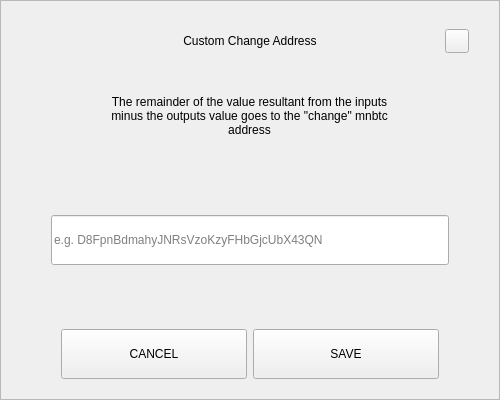
<?xml version="1.0" encoding="UTF-8"?>
<ui version="4.0">
 <class>SendChangeAddressDialog</class>
 <widget class="QDialog" name="SendChangeAddressDialog">
  <property name="geometry">
   <rect>
    <x>0</x>
    <y>0</y>
    <width>500</width>
    <height>400</height>
   </rect>
  </property>
  <property name="windowTitle">
   <string>Dialog</string>
  </property>
  <layout class="QVBoxLayout" name="verticalLayout">
   <property name="spacing">
    <number>0</number>
   </property>
   <property name="leftMargin">
    <number>0</number>
   </property>
   <property name="topMargin">
    <number>0</number>
   </property>
   <property name="rightMargin">
    <number>0</number>
   </property>
   <property name="bottomMargin">
    <number>0</number>
   </property>
   <item>
    <widget class="QFrame" name="frame">
     <property name="styleSheet">
      <string notr="true"/>
     </property>
     <property name="frameShape">
      <enum>QFrame::StyledPanel</enum>
     </property>
     <property name="frameShadow">
      <enum>QFrame::Raised</enum>
     </property>
     <layout class="QVBoxLayout" name="verticalLayout_2" stretch="0,0,0,0,0,0,0">
      <property name="spacing">
       <number>0</number>
      </property>
      <property name="leftMargin">
       <number>30</number>
      </property>
      <property name="topMargin">
       <number>20</number>
      </property>
      <property name="rightMargin">
       <number>30</number>
      </property>
      <property name="bottomMargin">
       <number>20</number>
      </property>
      <item>
       <layout class="QHBoxLayout" name="horizontalLayout_3">
        <property name="spacing">
         <number>0</number>
        </property>
        <item>
         <spacer name="horizontalSpacer_2">
          <property name="orientation">
           <enum>Qt::Horizontal</enum>
          </property>
          <property name="sizeHint" stdset="0">
           <size>
            <width>40</width>
            <height>20</height>
           </size>
          </property>
         </spacer>
        </item>
        <item>
         <widget class="QLabel" name="labelTitle">
          <property name="minimumSize">
           <size>
            <width>0</width>
            <height>40</height>
           </size>
          </property>
          <property name="maximumSize">
           <size>
            <width>16777215</width>
            <height>40</height>
           </size>
          </property>
          <property name="styleSheet">
           <string notr="true">padding-left:24px;</string>
          </property>
          <property name="text">
           <string>Custom Change Address</string>
          </property>
          <property name="alignment">
           <set>Qt::AlignCenter</set>
          </property>
          <property name="margin">
           <number>7</number>
          </property>
         </widget>
        </item>
        <item>
         <spacer name="horizontalSpacer">
          <property name="orientation">
           <enum>Qt::Horizontal</enum>
          </property>
          <property name="sizeHint" stdset="0">
           <size>
            <width>40</width>
            <height>20</height>
           </size>
          </property>
         </spacer>
        </item>
        <item>
         <widget class="QPushButton" name="btnEsc">
          <property name="minimumSize">
           <size>
            <width>24</width>
            <height>24</height>
           </size>
          </property>
          <property name="maximumSize">
           <size>
            <width>24</width>
            <height>24</height>
           </size>
          </property>
          <property name="focusPolicy">
           <enum>Qt::NoFocus</enum>
          </property>
          <property name="text">
           <string/>
          </property>
         </widget>
        </item>
       </layout>
      </item>
      <item>
       <spacer name="verticalSpacer_2">
        <property name="orientation">
         <enum>Qt::Vertical</enum>
        </property>
        <property name="sizeType">
         <enum>QSizePolicy::Fixed</enum>
        </property>
        <property name="sizeHint" stdset="0">
         <size>
          <width>20</width>
          <height>20</height>
         </size>
        </property>
       </spacer>
      </item>
      <item alignment="Qt::AlignHCenter">
       <widget class="QLabel" name="labelMessage">
        <property name="minimumSize">
         <size>
          <width>0</width>
          <height>70</height>
         </size>
        </property>
        <property name="text">
         <string>The remainder of the value resultant from the inputs minus the outputs value goes to the &quot;change&quot; mnbtc address</string>
        </property>
        <property name="alignment">
         <set>Qt::AlignCenter</set>
        </property>
        <property name="wordWrap">
         <bool>true</bool>
        </property>
       </widget>
      </item>
      <item>
       <spacer name="verticalSpacer_3">
        <property name="orientation">
         <enum>Qt::Vertical</enum>
        </property>
        <property name="sizeHint" stdset="0">
         <size>
          <width>20</width>
          <height>40</height>
         </size>
        </property>
       </spacer>
      </item>
      <item>
       <layout class="QHBoxLayout" name="horizontalLayout_2">
        <property name="spacing">
         <number>0</number>
        </property>
        <property name="leftMargin">
         <number>20</number>
        </property>
        <property name="rightMargin">
         <number>20</number>
        </property>
        <item>
         <widget class="QLineEdit" name="lineEditAddress">
          <property name="minimumSize">
           <size>
            <width>0</width>
            <height>50</height>
           </size>
          </property>
          <property name="placeholderText">
           <string notr="true">e.g. D8FpnBdmahyJNRsVzoKzyFHbGjcUbX43QN</string>
          </property>
         </widget>
        </item>
       </layout>
      </item>
      <item>
       <spacer name="verticalSpacer">
        <property name="orientation">
         <enum>Qt::Vertical</enum>
        </property>
        <property name="sizeHint" stdset="0">
         <size>
          <width>20</width>
          <height>40</height>
         </size>
        </property>
       </spacer>
      </item>
      <item>
       <layout class="QHBoxLayout" name="horizontalLayout" stretch="2,2">
        <property name="spacing">
         <number>6</number>
        </property>
        <property name="leftMargin">
         <number>30</number>
        </property>
        <property name="rightMargin">
         <number>30</number>
        </property>
        <item>
         <widget class="QPushButton" name="btnCancel">
          <property name="minimumSize">
           <size>
            <width>180</width>
            <height>50</height>
           </size>
          </property>
          <property name="focusPolicy">
           <enum>Qt::NoFocus</enum>
          </property>
          <property name="text">
           <string>CANCEL</string>
          </property>
         </widget>
        </item>
        <item>
         <widget class="QPushButton" name="btnSave">
          <property name="minimumSize">
           <size>
            <width>180</width>
            <height>50</height>
           </size>
          </property>
          <property name="focusPolicy">
           <enum>Qt::NoFocus</enum>
          </property>
          <property name="text">
           <string>SAVE</string>
          </property>
         </widget>
        </item>
       </layout>
      </item>
     </layout>
    </widget>
   </item>
  </layout>
 </widget>
 <resources/>
 <connections/>
</ui>
